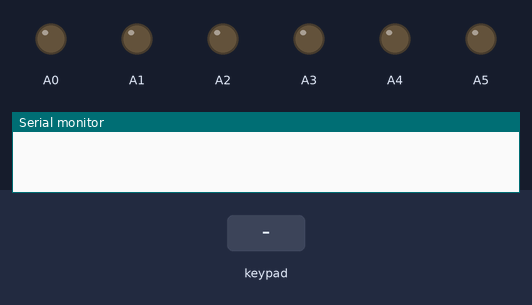
This sketch was run on a simulated Arduino Uno, built with avr-gcc and run on an emulated ATmega328P. Shown: output pins drawn as LEDs (lit = HIGH), the last lines printed to the serial monitor. Inputs (shaded band) come from the test bench.

Above: at 1.2 s.
1.3 s: keypad keys 4 2 0 7 # pressed 0.4 s apart
At 3.4 s:
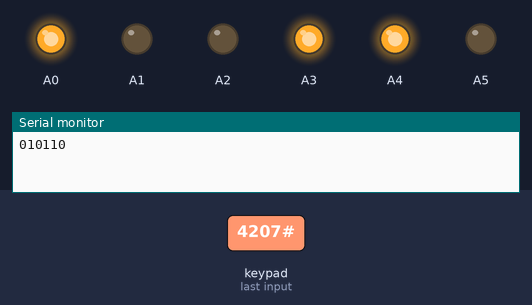
4.8 s: keypad keys 1 3 9 7 * pressed 0.4 s apart
At 7.3 s:
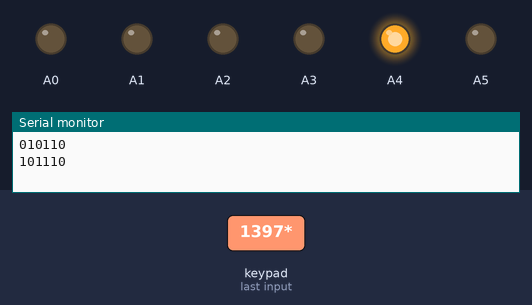
Timing chart, 0 to 8.8 s (numbered marks = the images above; inputs shaded):
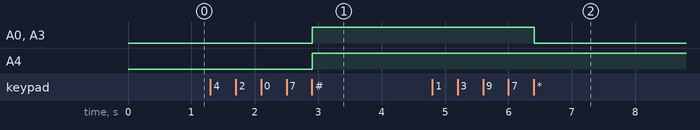

The sketch:

idp3.ino
```cpp
#include <Keypad.h>

const byte ROWS = 4;
const byte COLS = 3;
int i = 0,count = 0,help=0;
bool op[2] = {};
bool A[4] = {};
bool B[4] = {};
char hexaKeys[ROWS][COLS] = {
  {'1', '2', '3'},
  {'4', '5', '6'},
  {'7', '8', '9'},
  {'*', '0', '#'}
};

byte rowPins[ROWS] = {4, 2 , 0 , 7};
byte colPins[COLS] = {3, 5, 6};

Keypad customKeypad = Keypad(makeKeymap(hexaKeys), rowPins, colPins, ROWS, COLS);

void setup(){
  Serial.begin(9600);
  pinMode(A0, OUTPUT);
  pinMode(A1, OUTPUT);
  pinMode(A2, OUTPUT);
  pinMode(A3, OUTPUT);
  pinMode(A4, OUTPUT);
  pinMode(A5, OUTPUT);
}

void loop(){
  char customKey = customKeypad.getKey();
  if (customKey){
    if (count<=1) {
      i *= 10;
      i += customKey - '0';
    }
    else if (count==2) {
      for (int j=0;j<4;j++) {
        A[j] = i%2;
        i /= 2;
      }
      i = 0;
      if (customKey == '*'){
        op[0] = 0;
        op[1] = 0;
      }
      else {
        op[0] = 1;
        op[1] = 0;
      }
    }
    else if (count==3) {
      if (customKey == '*'){
        op[0] = 0;
        op[1] = 1;
      }
      else if (customKey == '#') {
        op[0] = 1;
        op[1] = 1;
      }
      else {
        i *= 10;
        i += customKey - '0';
        help++;
      }
    }
    else {
      i *= 10;
      i += customKey - '0';
      help++;
      if (help == 2) {
        for (int j=0;j<4;j++) {
          B[j] = i%2;
          i /= 2;
        }
        i = 0;
        help = 0;
        count = -1;
        digitalWrite(8,A[0]);
        Serial.print(A[0]);
        digitalWrite(9,A[1]);
        Serial.print(A[1]);
        digitalWrite(10,A[2]);
        Serial.print(A[2]);
        digitalWrite(11,A[3]);
        Serial.print(A[3]);
        analogWrite(A4,1023*op[0]);
        Serial.print(op[0]);
        analogWrite(A5,1023*op[1]);
        Serial.println(op[1]);
        analogWrite(A0,1023*B[3]);
        analogWrite(A1,1023*B[2]);
        analogWrite(A2,1023*B[1]);
        analogWrite(A3,1023*B[0]);
      }
    }
    count++;
  }
}
```

Measured:
- after the input at 1.3 s, A0, A3, A4: LOW → HIGH after 1.6 s
- after the input at 4.8 s, A0, A3: HIGH → LOW after 1.6 s
